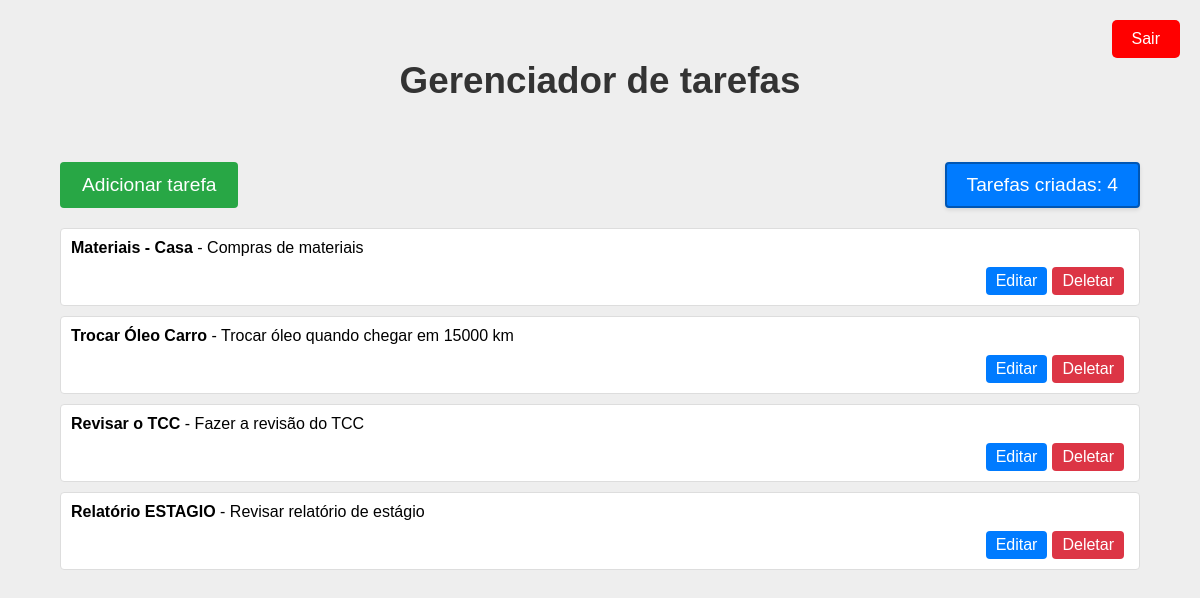
Screenshot of / (signed in) with the database file from the repository.
### app.py (models this page shows)
class Task(db.Model):
    id = db.Column(db.Integer, primary_key=True)
    title = db.Column(db.String(100), nullable=False)
    description = db.Column(db.String(200), nullable=False)

### app.py (the view)
@app.route('/')
@login_required
def index():
    tasks = Task.query.all()
    return render_template('index.html', tasks=tasks)

### app.py (called while the page is built)
@login_manager.user_loader
def load_user(user_id):
    return User.query.get(int(user_id))

### templates/index.html
{% extends 'base.html' %}
{% block content %}
    <h1>Gerenciador de tarefas</h1>
    <div class="task-header">
        <a href="{{ url_for('add_task') }}" class="add-task">Adicionar tarefa</a>
        <span class="task-counter">Tarefas criadas: {{ tasks|length }}</span>
    </div>
    <ul>
        {% for task in tasks %}
            <li>
                <div class="task-info">
                    <strong>{{ task.title }}</strong> - {{ task.description }}
                </div>
                <div class="task-buttons">
                    <a href="{{ url_for('update_task', id=task.id) }}" class="edit-button">Editar</a>
                    <a href="{{ url_for('delete_task', id=task.id) }}" class="delete-button">Deletar</a>
                </div>
            </li>
        {% endfor %}
    </ul>
{% endblock %}

### templates/base.html (shortened to what this page needs)
<!DOCTYPE html>
<html>
<head>
    <link rel="stylesheet" type="text/css" href="{{ url_for('static', filename='css/style.css') }}">
</head>
<body>
    <div class="container">
        {% if current_user.is_authenticated %}
            <a href="{{ url_for('logout') }}" class="logout-button">Sair</a>
        {% endif %}
        {% block content %}
        {% endblock %}
    </div>
</body>
</html>

### static/css/style.css (style rules this page uses)
body { font-family: Arial, sans-serif; background-color: #eeeeee; margin: 0; padding: 0; box-sizing: border-box; }
.container { width: 90%; margin: auto; overflow: hidden; padding: 20px; }
h1 { font-size: 2.3em; text-align: center; color: #333; margin-top: 40px; margin-bottom: 60px; }
ul { list-style: none; padding: 0; }
ul li { background: #fff; margin: 10px 0; padding: 10px; border: 1px solid #ddd; border-radius: 4px; display: flex; flex-direction: column; transition: box-shadow 0.3s; }
.task-info { word-wrap: break-word; overflow-wrap: break-word; flex-grow: 1; margin-bottom: 10px; }
.task-buttons { display: flex; justify-content: flex-end; }
.task-buttons a { margin-right: 5px; }
a { text-decoration: none; padding: 5px 10px; border-radius: 4px; color: #fff; transition: background-color 0.3s; }
.add-task { font-size: 1.2em; display: inline-block; background: #28a745; color: #fff; padding: 10px 20px; border-radius: 4px; text-align: center; transition: background-color 0.3s, color 0.3s, border 0.3s, transform 0.2s; border: 2px solid transparent; }
.edit-button { background: #007bff; }
.delete-button { background: #dc3545; }
.task-header { display: flex; justify-content: space-between; align-items: center; margin: 20px 0; }
.task-counter { font-size: 1.2em; color: #fff; background: #007bff; padding: 10px 20px; border-radius: 4px; border: 2px solid #0056b3; box-shadow: 0 2px 4px rgba(0, 0, 0, 0.1); transition: background-color 0.3s, color 0.3s, border 0.3s, transform 0.2s; }
.logout-button { position: absolute; top: 20px; right: 20px; background-color: red; color: white; border: none; padding: 10px 20px; cursor: pointer; border-radius: 5px; text-decoration: none; }

### rows the page displays
Task: title "Materiais - Casa", description "Compras de materiais"
Task: title "Trocar Óleo Carro", description "Trocar óleo quando chegar em 15000 km"
Task: title "Revisar o TCC", description "Fazer a revisão do TCC"
Task: title "Relatório ESTAGIO", description "Revisar relatório de estágio"

### other values shown
{{ tasks|length }} "4"
